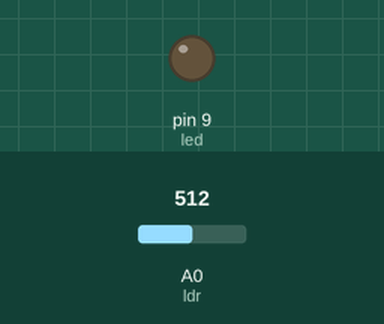
Recording of a sketch running on a simulated Arduino Uno, built with avr-gcc and run on an emulated ATmega328P. On the bench: output pins drawn as LEDs (lit = HIGH). The test bench sets the inputs (shaded band); at power-on: A0 (ldr) = 512.

Above: at 1.2 s.
1.3 s: A0 (ldr) set to 488
At 1.8 s:
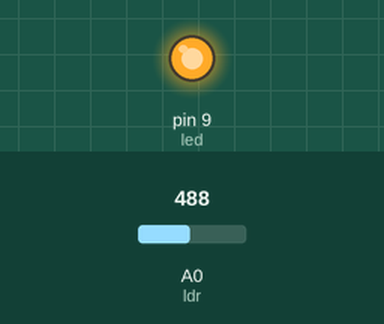
2.8 s: A0 (ldr) set to 510
At 4.0 s:
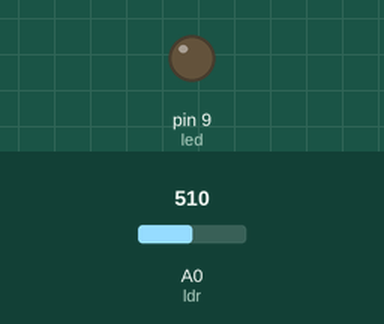
4.3 s: A0 (ldr) set to 490
At 5.3 s:
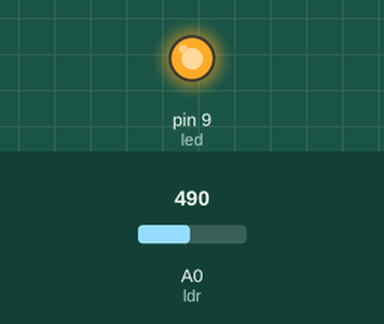
Timing chart, 0 to 7.3 s (numbered marks = the images above; inputs shaded):
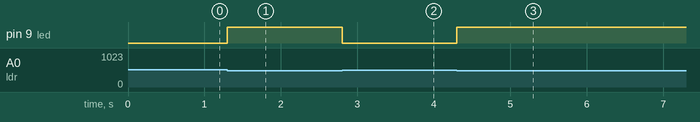

The sketch:

Luz-automatica-com-ldr.ino
```cpp
// Define os pinos
int ldr = A0;
int led = 9;

void setup() {
  pinMode(led, OUTPUT);
}

void loop() {

  // Lê a luminosidade
  int luz = analogRead(ldr);

  // Se estiver escuro, acende o LED
  if (luz < 500) {
    digitalWrite(led, HIGH);
  }

  // Se estiver claro, apaga o LED
  else {
    digitalWrite(led, LOW);
  }
}
```

Measured:
- the behaviour switches between 500 and 499 on A0 (ldr) (found by bisection; images 0 and 1)
- after the input at 1.3 s, pin 9 (led): LOW → HIGH at once
- after the input at 2.8 s, pin 9 (led): HIGH → LOW at once
- after the input at 4.3 s, pin 9 (led): LOW → HIGH at once
